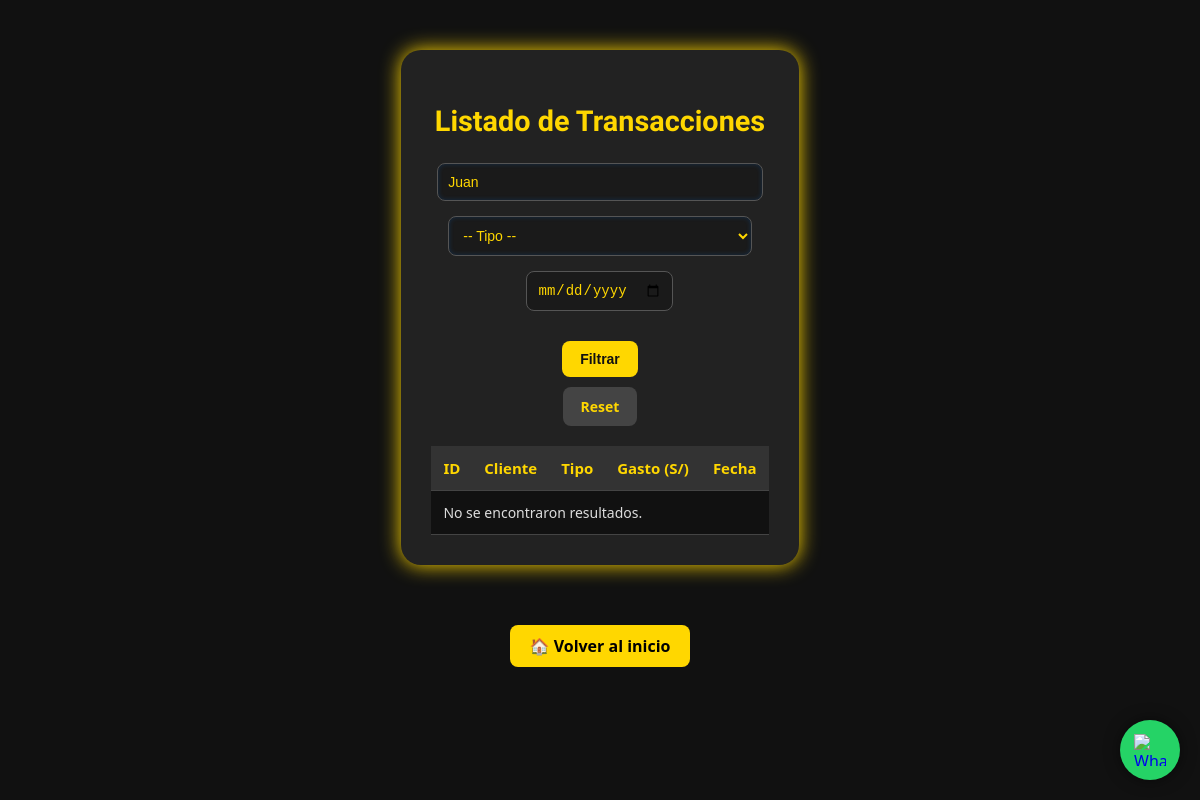
/transacciones/listar_transaccion.php?cliente=Juan, run on an earlier commit of the app's database.
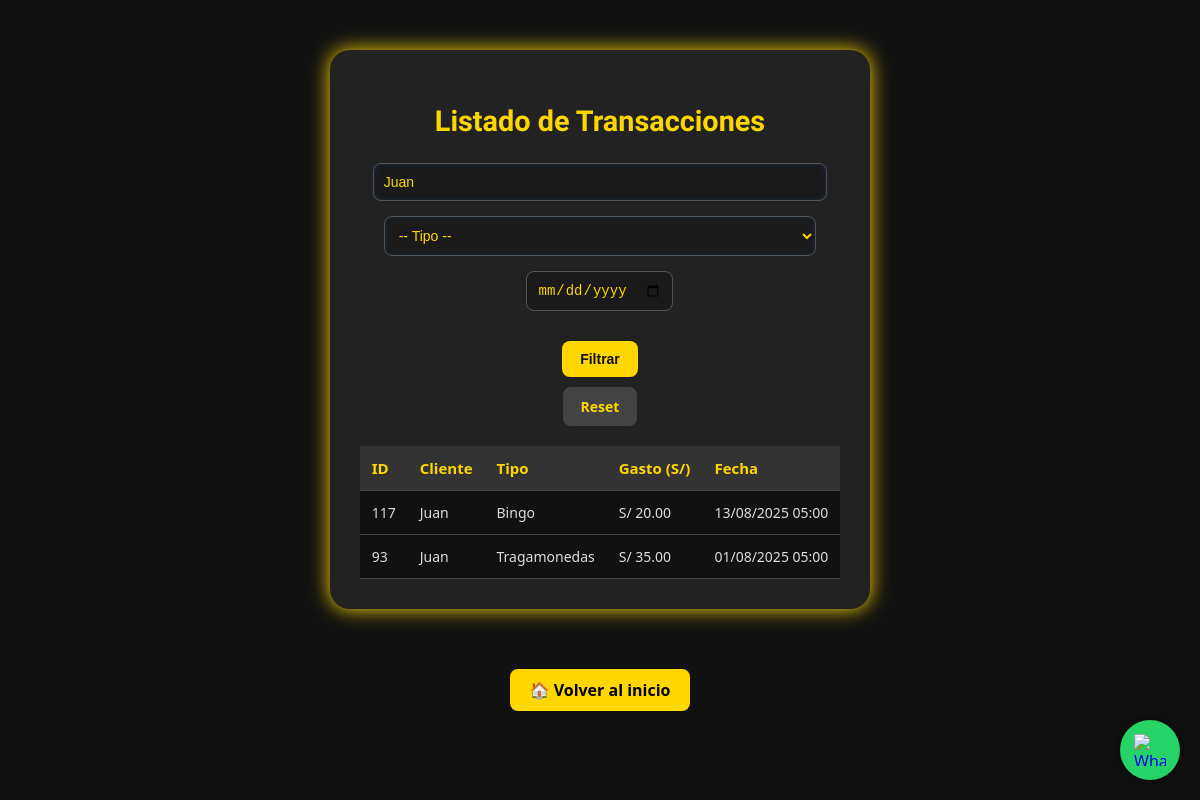
And on a later commit of the database.
### tables this page shows
CREATE TABLE `transacciones` (
  `id` int(11) NOT NULL,
  `cliente_id` int(11) DEFAULT NULL,
  `tipo` varchar(50) DEFAULT NULL,
  `gasto` decimal(10,2) DEFAULT NULL,
  `fecha` timestamp NOT NULL DEFAULT current_timestamp()
);

CREATE TABLE `clientes` (
  `id` int(11) NOT NULL,
  `nombre` varchar(100) DEFAULT NULL,
  `apellido` varchar(100) DEFAULT NULL,
  `dni` varchar(15) DEFAULT NULL,
  `email` varchar(100) DEFAULT NULL,
  `telefono` varchar(20) DEFAULT NULL,
  `fecha_registro` date DEFAULT NULL,
  `preferencias` text DEFAULT NULL,
  `segmento` varchar(100) NOT NULL
);

### transacciones/listar_transaccion.php (the view, shortened to what this page needs)
<?php
$conn = new mysqli("localhost", "root", "", "atlantic_city_db");
$cliente = $_GET['cliente'] ?? '';
$fecha = $_GET['fecha'] ?? '';
$sql = "SELECT t.id, c.nombre AS cliente, t.tipo, t.gasto, t.fecha
        FROM transacciones t
        JOIN clientes c ON t.cliente_id = c.id
        WHERE 1=1";
if (!empty($cliente)) {
    $sql .= " AND c.nombre LIKE '%" . $conn->real_escape_string($cliente) . "%'";
}
$sql .= " ORDER BY t.fecha DESC";
$resultado = $conn->query($sql);
?>
<!DOCTYPE html>
<html lang="es">
<head>
  <link rel="stylesheet" href="../css/transaccion.css">
  <link rel="stylesheet" href="../css/btns.css">
  <link rel="stylesheet" href="../css/footer_sep.css">
</head>
<body>
  <div class="contenedor">
    <h2>Listado de Transacciones</h2>
    <form method="get" class="filtro-form">
      <input type="text" name="cliente" placeholder="Buscar cliente" value="<?= htmlspecialchars($cliente) ?>">
      <select name="tipo">
        <option value="">-- Tipo --</option>
      </select>
      <input type="date" name="fecha" value="<?= htmlspecialchars($fecha) ?>">
      <button type="submit">Filtrar</button>
      <a href="listar_transaccion.php" class="reset-btn">Reset</a>
    </form>
    <table>
      <thead>
        <tr>
          <th>ID</th>
          <th>Cliente</th>
          <th>Tipo</th>
          <th>Gasto (S/)</th>
          <th>Fecha</th>
        </tr>
      </thead>
      <tbody>
        <?php if ($resultado->num_rows > 0): ?>
          <?php while($fila = $resultado->fetch_assoc()): ?>
            <tr>
              <td><?= $fila['id'] ?></td>
              <td><?= $fila['cliente'] ?></td>
              <td><?= $fila['tipo'] ?></td>
              <td>S/ <?= number_format($fila['gasto'], 2) ?></td>
              <td><?= date('d/m/Y H:i', strtotime($fila['fecha'])) ?></td>
            </tr>
          <?php endwhile; ?>
        <?php else: ?>
            <tr><td colspan="5">No se encontraron resultados.</td></tr>
        <?php endif; ?>
      </tbody>
    </table>
  </div>
  <div class="volver">
    <a href="../index.html" class="btn">🏠 Volver al inicio</a>
  </div>
  <a href="https://wa.me/51921876815" class="wsp-btn" target="_blank" title="Contáctanos por WhatsApp">
      <img src="https://img.icons8.com/color/48/000000/whatsapp.png" alt="WhatsApp">
    </a>
</body>
</html>

What changed in the data, as far as the page shows it:
added transacciones: id "117", cliente.nombre "Juan", tipo "Bingo", gasto "20.00", fecha "13/08/2025 05:00"
added transacciones: id "93", cliente.nombre "Juan", tipo "Tragamonedas", gasto "35.00", fecha "01/08/2025 05:00"
Also different on the page:
text no longer shown: "No se encontraron resultados."
